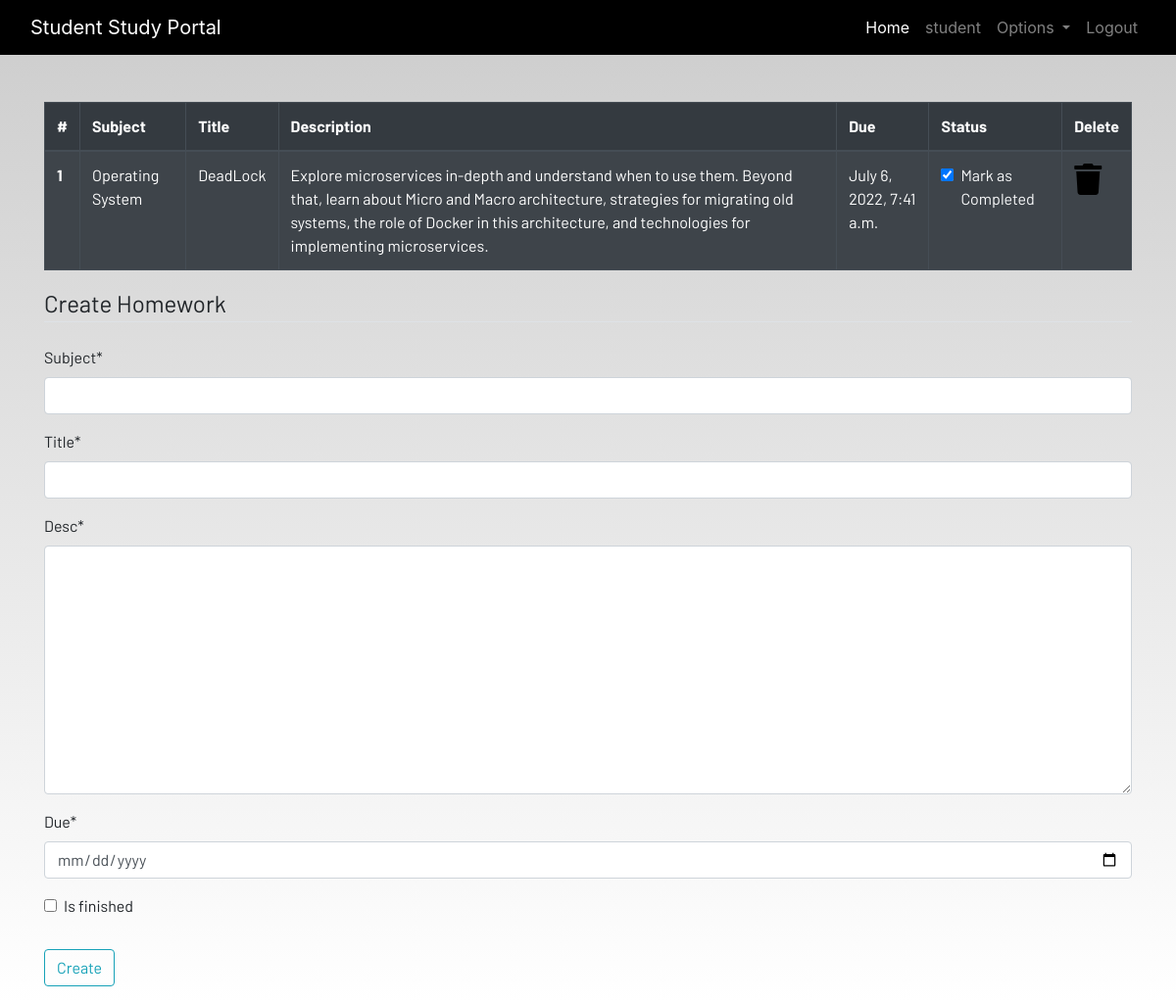
The page /homework (signed in) on the database its author committed.
### app01/models.py (models this page shows, shortened)
class Homework(models.Model):
    user = models.ForeignKey(User, on_delete=models.CASCADE)
    subject = models.CharField(max_length=100)
    title = models.CharField(max_length=50)
    desc = models.TextField()
    due = models.DateTimeField()
    is_finished = models.BooleanField()

### app01/views.py (the view)
# urls.py: path('homework', views.homwork, name="homework"),
@login_required
def homwork(request):
    if request.method == "POST":
        form = HomeworkForm(request.POST)
        if form.is_valid():
            try:
                finished = request.POST['is_finished']
                if finished == 'on':
                    finished = True
                else:
                    finished = False
            except:
                finished = False
            homeworks = Homework(
                user=request.user,
                subject=request.POST['subject'],
                title=request.POST['title'],
                desc=request.POST['desc'],
                due=request.POST['due'],
                is_finished=finished
            )
            homeworks.save()
            messages.success(
                request, f'HomeWork Added from {request.user.username}!!')
    else:
        form = HomeworkForm()
    notes = Homework.objects.filter(user=request.user)
    if len(notes) == 0:
        homework_done = True
    else:
        homework_done = False
    context = {'notes': notes, 'homework_done': homework_done, 'form': form}
    return render(request, 'dashboard/homework.html', context)

### app01/forms.py
class HomeworkForm(forms.ModelForm):
    class Meta:
        model = Homework
        widgets = {'due': DateInput()}
        fields = ['subject', 'title', 'desc', 'due', 'is_finished']

### app01/template/dashboard/homework.html (shortened to what this page needs)
{% extends 'dashboard/base.html' %}
{% load static %}
{% load crispy_forms_tags %}
{% block content %}
<div class="container">
    {% if not homework_done %}
    <table class="table table-striped table-bordered table-hover table-dark">
        <thead>
            <tr>
                <th scope="col">#</th>
                <th scope="col">Subject</th>
                <th scope="col">Title</th>
                <th scope="col">Description</th>
                <th scope="col">Due</th>
                <th scope="col">Status</th>
                <th scope="col">Delete</th>
            </tr>
        </thead>
        <tbody>
            {% for hm in notes %}
            <tr>
                <th scope="row">{{forloop.counter}}</th>
                <td>{{hm.subject}}</td>
                <td>{{hm.title}}</td>
                <td>{{hm.desc}}</td>
                <td>{{hm.due}}</td>
                <td>
                    <a href="{% url 'update-homewok' hm.id %}">
                        <div class="form-check">
                            {% if hm.is_finished == True %}
                            <input class="form-check-input" type="checkbox" value="" checked>
                            {% else %}
                            <input class="form-check-input" type="checkbox" value="">
                            {% endif %}
                            <label class="form-check-label text-light" for="flexCheckDefault">
                                Mark as Completed
                            </label>
                        </div>
                    </a>
                </td>
                <td><a href="{% url 'delete_homework' hm.id %}"><i class="fa fa-trash fa-2x"></i></a></td>
            </tr>
            {% endfor %}
        </tbody>
    </table>
    {% else %}
    <h4>All homeworks are completed!! Create to have more!!</h4>
    {% endif %}
</div>
<div class=" container">
    <form method="POST">
        <fieldset class="form-group">
            <legend class="border-bottom mb-4">Create Homework</legend>
            {{form|crispy}}
        </fieldset>
        <div class="form-group">
            <button href="" class="btn btn-outline-info" type="submit">
                Create
            </button>
        </div>
    </form>
</div>
{% endblock content %}

### app01/template/dashboard/base.html (shortened to what this page needs)
<!DOCTYPE html>
{% load static %}
<html lang="en">
<head>
  <link rel="stylesheet" href="https://stackpath.bootstrapcdn.com/bootstrap/4.3.1/css/bootstrap.min.css"
 />
  <link rel="stylesheet" href="https://use.fontawesome.com/releases/v5.7.2/css/all.css"
 />
  <link rel="stylesheet" href="{% static 'css/main.css' %}" />
</head>
<body>
  <header>
    <nav class="navbar navbar-expand-lg navbar-dark bg-dark">
      <div class="container-fluid">
        <a class="navbar-brand" href="{% url 'home' %}">Student Study Portal</a>
        <div class="collapse navbar-collapse justify-content-end" id="navbarSupportedContent">
          <ul class="navbar-nav mb-2 mb-lg-0">
            <li class="nav-item">
              <a class="nav-link active" aria-current="page" href="{% url 'home' %}">Home</a>
            </li>
            {% if user.is_authenticated %}
            <li class="nav-item">
              <a class="nav-link" href="#">{{user.username}}</a>
            </li>
            <li class="nav-item dropdown">
              <a class="nav-link dropdown-toggle" href="#" id="navbarDropdown" role="button" data-toggle="dropdown"
                aria-haspopup="true" aria-expanded="false">
                Options
              </a>
            </li>
            <li class="nav-item">
              <a class="nav-link" href="{% url 'logout' %}">Logout</a>
            </li>
            {% endif %}
          </ul>
        </div>
      </div>
    </nav>
  </header>
  <br /><br />
  <main>
    {% block content %}
    {% endblock content %}
  </main>
</body>
</html>

### static/css/main.css (style rules this page uses)
html { scroll-behavior: smooth; height: 100%; width: 100%; }
main { font-family: Barlow, Quicksand, Rubik, sans-serif, serif, 'Times New Roman', Times, serif !important; }
.navbar { background-color: rgb(0, 0, 0) !important; }
a { text-decoration: none !important; color: black; }
html, body { max-width: 100%; overflow-x: hidden; height: 100%; width: 100%; }
body { background: linear-gradient(rgba(0, 0, 0, 0.2), rgba(255, 255, 255, 0.5)); overflow-x: hidden; background-repeat: no-repeat; }
.fa { color: black; }

### rows shown on the page
Homework: subject "Operating System", title "DeadLock", desc "Explore microservices in-depth and understand when to use them. Beyond that, learn about Micro and Macro architecture, strategies for migrating old systems, the role of Docker in this architecture, and technologies for implementing microservices.", due "July 6, 2022, 7:41 a.m."

### other values the page prints
{{ user.username }} "student"
